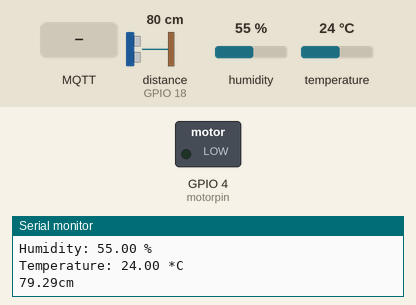
This sketch was run on a simulated ESP32. Parts: switched loads named in the sketch (green lamp = pin HIGH), the last lines printed to the serial monitor. Wiring (inferred from the names in the program): ultrasonic range finder: trigger GPIO 5; echo GPIO 18. Inputs (shaded band) come from the test bench; at power-on: distance to the obstacle (sensor on GPIO 18) 80 cm, humidity 55 %, temperature 24 °C. The echo pulse lasts 58.3 µs per cm; WiFi joins after 1.5 s; servers stay silent unless stated; no MQTT or app messages arrive unless stated; pins used as bus, display or sensor lines are not drawn.

Above: at 2.7 s.
2.8 s: MQTT message "1" arrives on the first subscribed topic
At 11.9 s:
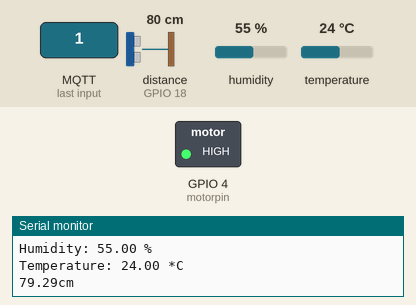
13.0 s: MQTT message "on" arrives on the first subscribed topic
At 22.4 s:
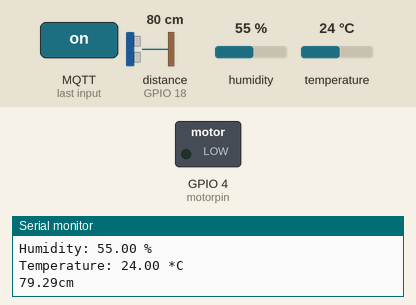
23.0 s: MQTT message "0" arrives on the first subscribed topic
At 32.9 s:
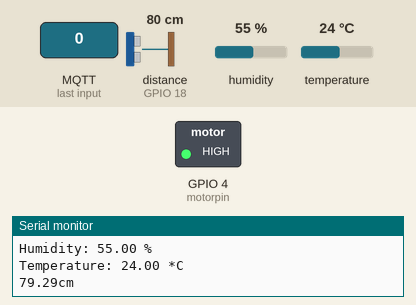
Timing chart, 0 to 34.4 s (numbered marks = the images above; inputs shaded):
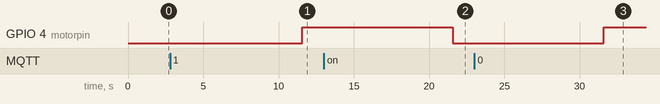

The sketch:

lab6_esp1.ino
```cpp
 #include <Arduino.h>
#include <WiFi.h>
#include <PubSubClient.h>
#include "DHT.h"

#define uS_TO_S_FACTOR 1000000ULL  /* Conversion factor for micro seconds to seconds */
#define TIME_TO_SLEEP  5        /* Time ESP32 will go to sleep (in seconds) */


#define DHTPIN 23     // what digital pin the DHT22 is conected to
#define DHTTYPE DHT22
#define motorpin 4


#define TEMP_TOPIC "/node1/temp"
#define HUMIDITY_TOPIC "/node1/humidity"
#define DISTANCE_TOPIC "/node1/distance"
#define Motor_Control "Motor/state"  //suscribe
const char* _SSID = "A08N";
const char* _PASSWORD = "130820ayisha";
const char* _mqttServer = "192.168.43.69";
const char* _mqttUsername = "november";
//const char* _mqttPassword = "Develop&mosquitto2001";
const int _mqttPort = 1883;

void _callback(char* topic, byte* payload, unsigned int length) {
  String message="";
  for(int i=0;i<length; i++) message+=(char)payload[i];
  Serial.println("Message arrived["+String(topic)+"]"+message);
  if(strcmp(topic,Motor_Control)==0){
    if(message.equals("on")){
      digitalWrite(motorpin,LOW);
     // Serial.
    }
    else
    digitalWrite(motorpin,HIGH);
  }

}

DHT dht(DHTPIN, DHTTYPE);
WiFiClient _wifiClient;
PubSubClient pubClient(_mqttServer,_mqttPort,_callback,_wifiClient);

RTC_DATA_ATTR int bootCount = 0;
const int trig = 5;
const int echo = 18;
const int relay=4;
//int distance; // variable for the distance measurement
float temperature;
 float humidity;
 float distance;
#define soundSpeed 0.034 //this is in cm/microsseconds


//void print_wakeup_reason(){
//  esp_sleep_wakeup_cause_t wakeup_reason;
//
//  wakeup_reason = esp_sleep_get_wakeup_cause();
//
//  switch(wakeup_reason)
//  {
//    case ESP_SLEEP_WAKEUP_EXT0 : Serial.println("Wakeup caused by external signal using RTC_IO"); break;
//    case ESP_SLEEP_WAKEUP_EXT1 : Serial.println("Wakeup caused by external signal using RTC_CNTL"); break;
//    case ESP_SLEEP_WAKEUP_TIMER : Serial.println("Wakeup caused by timer"); break;
//    case ESP_SLEEP_WAKEUP_TOUCHPAD : Serial.println("Wakeup caused by touchpad"); break;
//    case ESP_SLEEP_WAKEUP_ULP : Serial.println("Wakeup caused by ULP program"); break;
//    default : Serial.printf("Wakeup was not caused by deep sleep: %d\n",wakeup_reason); break;
//  }
//}


void setup() {
  // put your setup code here, to run once:

 Serial.begin(115200);
 _initWifi();
  _initMqttClient();
  dht.begin();

 pinMode(trig, OUTPUT); // Sets the trigPin as an OUTPUT

  pinMode(echo, INPUT); // Sets the echoPin as an INPUT
  pinMode(motorpin, OUTPUT);


  // ++bootCount;
  Serial.println("Boot number: " + String(bootCount));

  //Print the wakeup reason for ESP32
//  print_wakeup_reason();
//
//  esp_sleep_enable_timer_wakeup(TIME_TO_SLEEP * uS_TO_S_FACTOR);
//  Serial.println("Setup ESP32 to sleep for every " + String(TIME_TO_SLEEP) + " Seconds");
//
}

void loop() {
  // put your main code here, to run repeatedly:
 pubClient.loop();
// _initWifi();
//  _initMqttClient();
 temperature = readtemp();
 humidity = readhumid();
 distance = readdistance();

    Serial.print("Humidity: ");
    Serial.print(humidity);
    Serial.print(" %\n");
    Serial.print("Temperature: ");
    Serial.print(temperature);
    Serial.print(" *C\n");

 Serial.print(distance);
 Serial.println("cm");
     _postSensorData();
     delay(10000);
     //pubClient.loop();
 //send http request
 //database("http://172.20.10.12/IOT_php/lab3.php?insert&Distance=57&Temperature="+String(temperature)+"&Humidity="+String(humidity));
//
// Serial.println("Going to sleep now");
//  Serial.flush();
//  pubClient.loop();
//  esp_deep_sleep_start();
//  Serial.println("This will never be printed");

}

float readtemp(){
    // Read temperature as Celsius (the default)
return dht.readTemperature();
 }

 //function to read hunmidity
 float readhumid(){
   return dht.readHumidity();
 }
//fucntion to read distance
float readdistance(){
digitalWrite(trig,  LOW);
delayMicroseconds(20);
digitalWrite(trig,  HIGH);
delayMicroseconds(10);
digitalWrite(trig,  LOW);

float echoTime = pulseIn(echo,HIGH);
return (soundSpeed * echoTime)/2 ;
}

void _postSensorData() {
  char tempChar[8];
  char humidityChar[8];
  char distanceChar[8];
  pubClient.publish(TEMP_TOPIC,dtostrf(temperature,5,2,tempChar));
  pubClient.publish(HUMIDITY_TOPIC,dtostrf(humidity,5,2,humidityChar));
  pubClient.publish(DISTANCE_TOPIC,dtostrf(distance,5,2,distanceChar));
}

void _initWifi() {
  WiFi.mode(WIFI_STA);
  WiFi.begin(_SSID,_PASSWORD);
  int count=0;
  Serial.println("Connecting to WIFI...");
  while(WiFi.status() != WL_CONNECTED) {}
  Serial.println("Connected to WIFI");

//  delay(100);
//    count++;
//    Serial.print(".");
//    /* I had some cases where the esp was stuck in connection to wifi mode */
//    if (count > 10) {
//      Serial.println();
//      Serial.println("something bad happened, trying to reset");
//      ESP.restart();
//}
}

void _initMqttClient() {
  Serial.println("Connecting to MQTT Broker...");
  while(!pubClient.connected()) {
    if(pubClient.connect("WH-Node",_mqttUsername,"")) {
         Serial.println("Connected to MQTT");
           pubClient.subscribe(Motor_Control);
    }
  }
}
void reconnect(){

}
```

Measured:
- after the input at 2.8 s, GPIO 4 (motorpin): LOW → HIGH after 8.8 s
- after the input at 13.0 s, GPIO 4 (motorpin): HIGH → LOW after 8.6 s
- after the input at 23.0 s, GPIO 4 (motorpin): LOW → HIGH after 8.6 s
